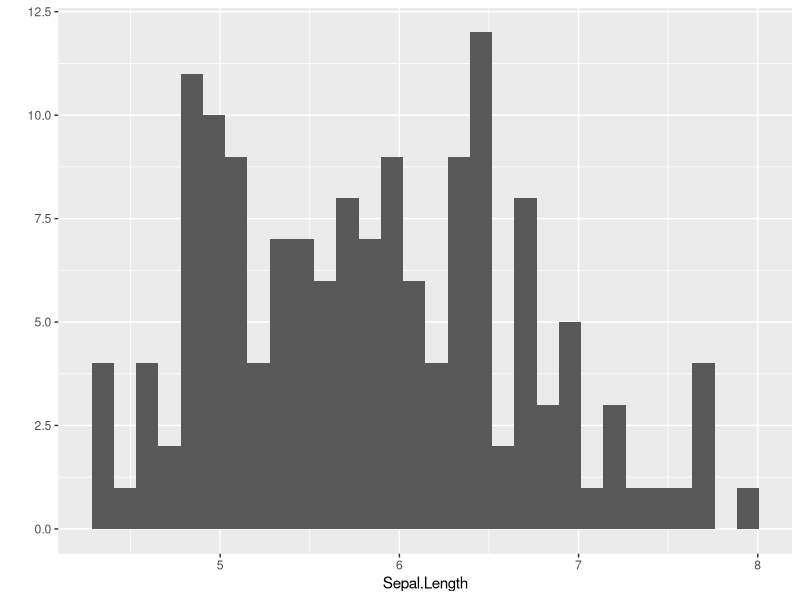
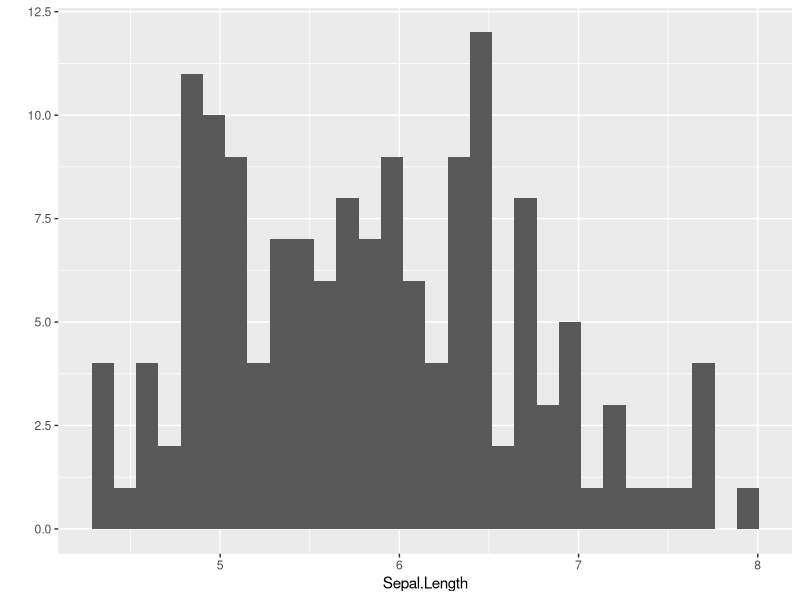
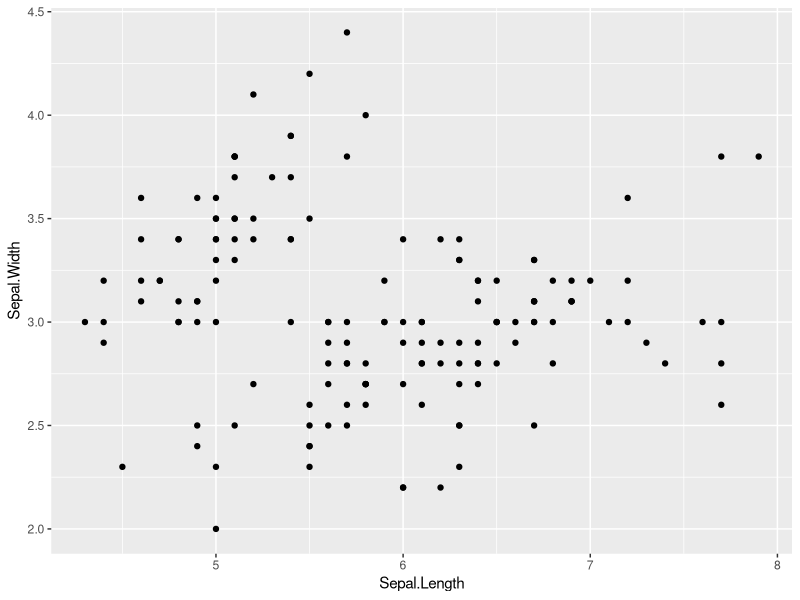
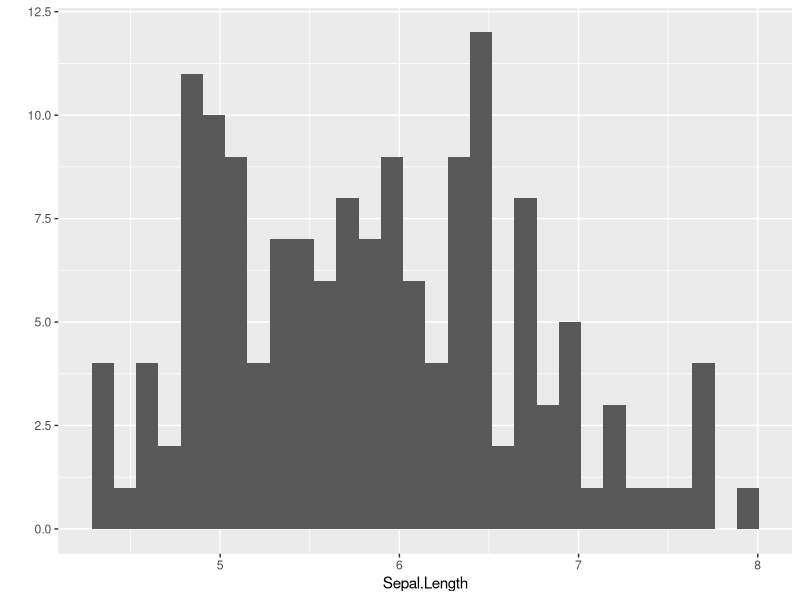

Generate these figures, in order, with R:
## ---- chunk 1
library(tidyverse)
## ---- chunk 2
ggplot2::qplot(x = Sepal.Length, data = iris)
## ---- chunk 3
#| echo: true
ggplot2::qplot(x = Sepal.Length, data = iris)
## ---- chunk 4
iris |>
  ggplot() +
  geom_point(
    mapping = aes(
      x = Sepal.Length,
      y = Sepal.Width
    )
  )
## ---- chunk 5
#| echo: fenced
#| output-location: column
ggplot2::qplot(
  x = Sepal.Length, 
  data = iris
  )
## ---- chunk 6
iris |>
  head()
